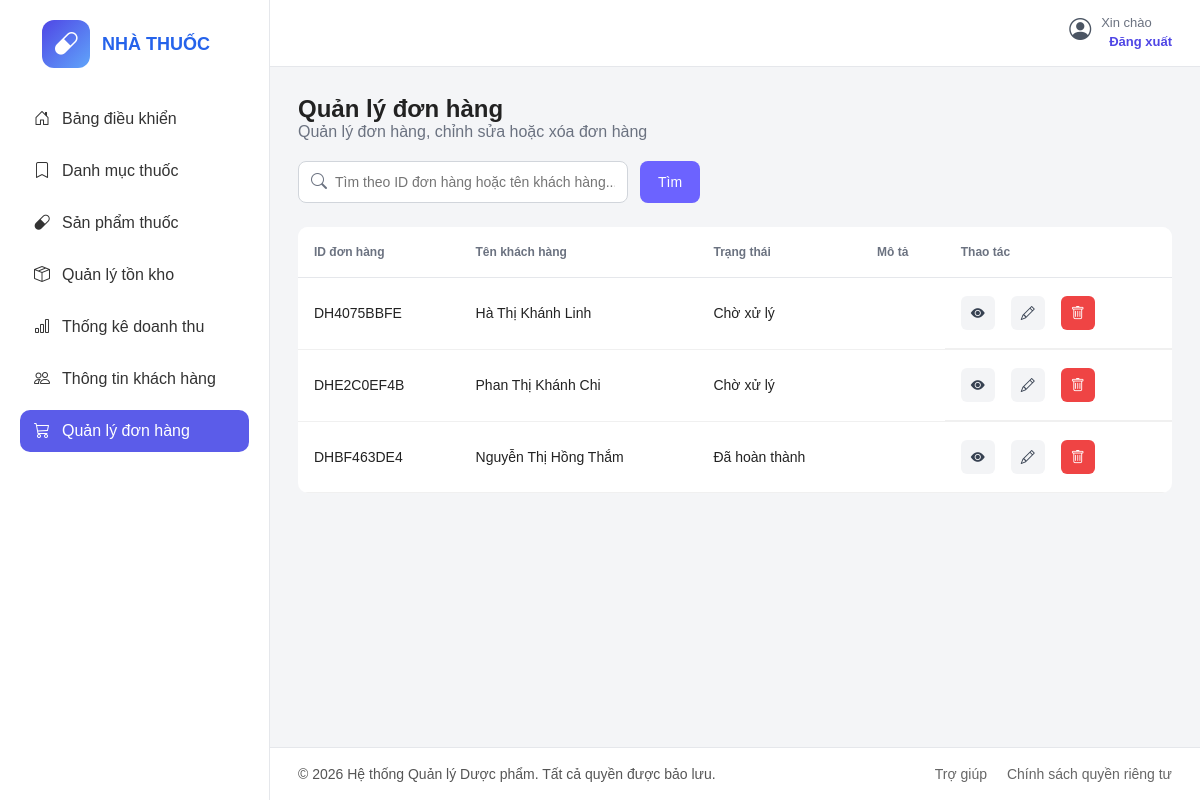
/dashboard/don-hang/, run on the app's committed database.
### core/models.py (models this page shows, shortened)
class Order(models.Model):
    STATUS_CHOICES = [
        ('pending', 'Chờ xử lý'),
        ('confirmed', 'Đã xác nhận'),
        ('completed', 'Đã hoàn thành'),
        ('cancelled', 'Đã hủy'),
    ]
    PAYMENT_CHOICES = [
        ('cash', 'Thanh toán tiền mặt'),
        ('bank', 'Thanh toán chuyển khoản'),
    ]
    customer = models.ForeignKey(Customer, on_delete=models.CASCADE)
    code = models.CharField(max_length=20, unique=True)
    status = models.CharField(max_length=20, choices=STATUS_CHOICES, default='pending')
    receiver_name = models.CharField(max_length=100)
    receiver_phone = models.CharField(max_length=20)
    delivery_address = models.CharField(max_length=255)
    subtotal = models.DecimalField(max_digits=12, decimal_places=2, default=0)
    note = models.TextField(blank=True)
    payment_method = models.CharField(max_length=20, choices=PAYMENT_CHOICES, default='cash')
    created_at = models.DateTimeField(auto_now_add=True)

class Customer(models.Model):
    user = models.OneToOneField(User, on_delete=models.CASCADE)
    full_name = models.CharField(max_length=100)
    address = models.CharField(max_length=255, blank=True)
    phone = models.CharField(max_length=20)
    avatar = models.ImageField(upload_to='avatars/', blank=True, null=True)

### core/views.py (the view)
# urls.py: path('dashboard/don-hang/', views.admin_orders, name='admin_orders'),
def admin_orders(request):
    orders = (
        Order.objects
        .select_related('customer')
        .prefetch_related('items__product')
        .all()
        .order_by('-created_at')
    )
    return render(request, 'admin_panel/donhang.html', {
        'orders': orders
    })

### templates/admin_panel/donhang.html (shortened to what this page needs)
{% load static %}
<!DOCTYPE html>
<html lang="vi">
<head>
  <link rel="stylesheet" href="{% static 'css/donhang.css' %}" />
  <link rel="stylesheet" href="https://cdn.jsdelivr.net/npm/bootstrap-icons@1.11.3/font/bootstrap-icons.min.css" />
</head>
<body>
  <div class="container">
    <aside class="sidebar">
      <div class="logo">
        <div class="logo-icon">
          <i class="bi bi-capsule"></i>
        </div>
        <div>
          <h2>NHÀ THUỐC</h2>
        </div>
      </div>
      <ul class="menu">
        <li><a href="{% url 'dashboard' %}"><i class="bi bi-house-door"></i> Bảng điều khiển</a></li>
        <li><a href="{% url 'admin_categories' %}"><i class="bi bi-bookmark"></i> Danh mục thuốc</a></li>
        <li><a href="{% url 'admin_products' %}"><i class="bi bi-capsule"></i> Sản phẩm thuốc</a></li>
        <li><a href="{% url 'admin_inventory' %}"><i class="bi bi-box-seam"></i> Quản lý tồn kho</a></li>
        <li><a href="{% url 'admin_statistics' %}"><i class="bi bi-bar-chart"></i> Thống kê doanh thu</a></li>
        <li><a href="{% url 'admin_customers' %}"><i class="bi bi-people"></i> Thông tin khách hàng</a></li>
        <li class="active"><a href="{% url 'admin_orders' %}"><i class="bi bi-cart3"></i>Quản lý đơn hàng</a></li>
      </ul>
    </aside>
    <main class="main-content">
      <header class="topbar">
        <div class="topbar-right">
          <div class="user-info user-info-vertical">
            <i class="bi bi-person-circle"></i>
            <div>
              <span>Xin chào</span>
              <a href="{% url 'logout' %}" class="logout-link">Đăng xuất</a>
            </div>
          </div>
        </div>
      </header>
      <section class="titleql">
        <h2>Quản lý đơn hàng</h2>
        <p class="subtitle">
          Quản lý đơn hàng, chỉnh sửa hoặc xóa đơn hàng
        </p>
        <div class="action-bar">
          <form method="get" action="{% url 'admin_orders' %}" class="search-form">
            <div class="small-search-box">
              <i class="bi bi-search"></i>
              <input
                type="text"
                name="q"
                value="{{ keyword|default:'' }}"
                placeholder="Tìm theo ID đơn hàng hoặc tên khách hàng..."
              />
            </div>
            <button type="submit" class="search-btn">Tìm</button>
          </form>
        </div>
        <div class="table-wrapper">
          <table>
            <thead>
              <tr>
                <th>ID đơn hàng</th>
                <th>Tên khách hàng</th>
                <th>Trạng thái</th>
                <th>Mô tả</th>
                <th>Thao tác</th>
              </tr>
            </thead>
            <tbody>
              {% for order in orders %}
              <tr>
                <td>{{ order.code }}</td>
                <td>{{ order.customer.full_name }}</td>
                <td>{{ order.get_status_display }}</td>
                <td>{{ order.note }}</td>
                <td class="action-cell">
                  <button
                    type="button"
                    class="view-btn open-view-popup"
                    data-id="{{ order.id }}"
                    data-code="{{ order.code }}"
                    data-customer="{{ order.customer.full_name }}"
                  >
                    <i class="bi bi-eye-fill"></i>
                  </button>
                  <button
                    type="button"
                    class="edit-btn open-edit-popup"
                    data-id="{{ order.id }}"
                    data-code="{{ order.code }}"
                    data-customer="{{ order.customer.full_name }}"
                    data-status="{{ order.status }}"
                    data-note="{{ order.note }}"
                  >
                    <i class="bi bi-pencil"></i>
                  </button>
                  <form method="post"
                    action="{% url 'admin_order_delete' order.id %}"
                    style="display:inline"
                    onsubmit="return confirm('Bạn có chắc muốn xóa đơn hàng này không?');">
                    <button type="submit" class="delete-btn">
                      <i class="bi bi-trash"></i>
                    </button>
                  </form>
                </td>
              </tr>
              {% empty %}
              <tr>
                <td colspan="5" class="empty-row">Không tìm thấy đơn hàng phù hợp.</td>
              </tr>
              {% endfor %}
            </tbody>
          </table>
        </div>
      </section>
      <footer class="footer">
        <p>© 2026 Hệ thống Quản lý Dược phẩm. Tất cả quyền được bảo lưu.</p>
        <div class="footer-links">
          <a href="#">Trợ giúp</a>
          <a href="#">Chính sách quyền riêng tư</a>
        </div>
      </footer>
    </main>
  </div>
</body>
</html>

### data on the page
Order: code "DH4075BBFE", customer.full_name "Hà Thị Khánh Linh", status "Chờ xử lý"
Order: code "DHE2C0EF4B", customer.full_name "Phan Thị Khánh Chi", status "Chờ xử lý"
Order: code "DHBF463DE4", customer.full_name "Nguyễn Thị Hồng Thắm", status "Đã hoàn thành"
